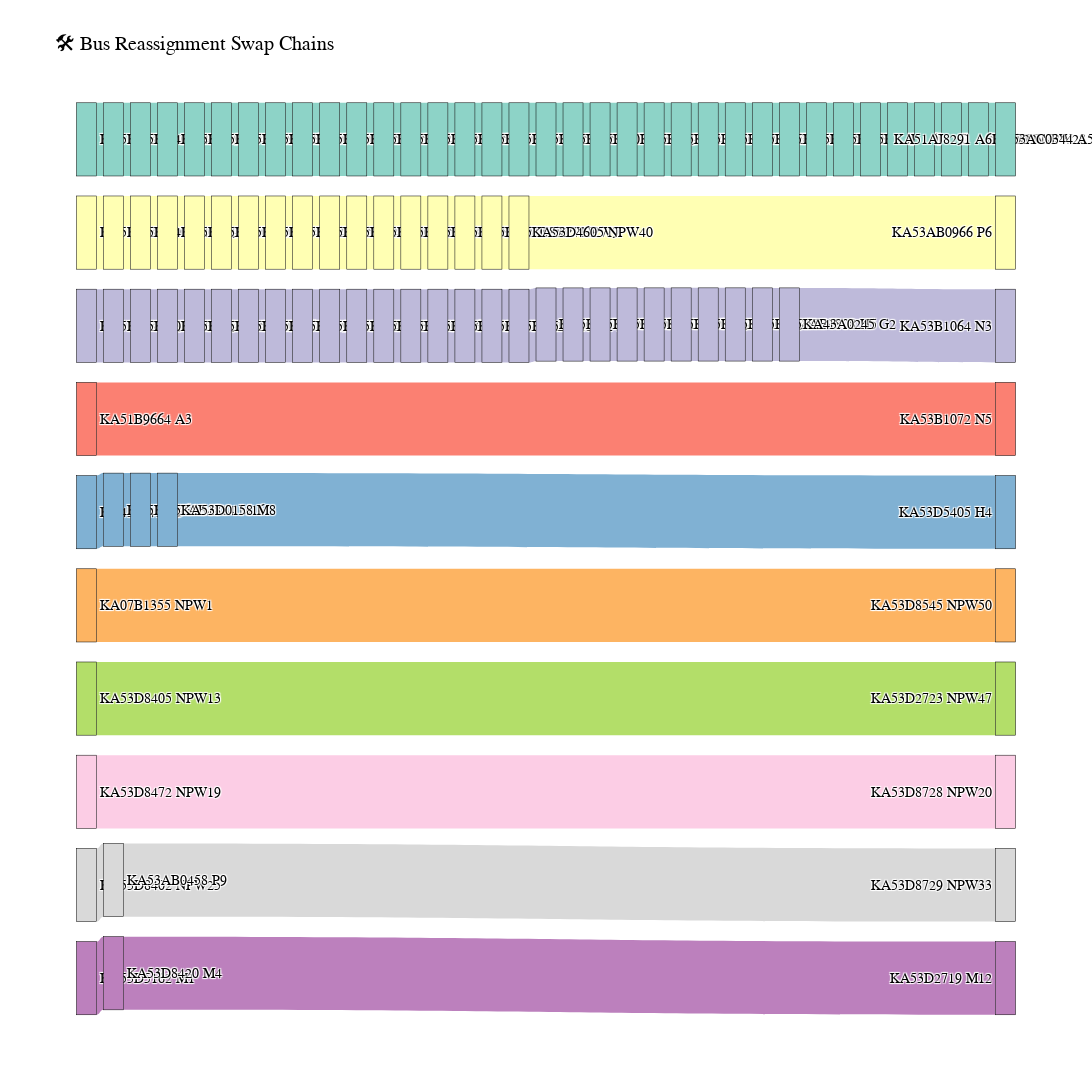

This figure's notebook cell:
### Code cell
import plotly.graph_objects as go
import plotly.colors as pc

# Dummy example assuming chains and driver_df are defined
num_chains = len(chains)
colors = pc.qualitative.Set3 * (num_chains // len(pc.qualitative.Set3) + 1)
colors = colors[:num_chains]

nodes = []
links = []
node_labels = []
node_colors = []
label_index = {}
node_id = 0

for idx, chain in enumerate(chains):
    color = colors[idx]
    for i, bus in enumerate(chain):
        label = f"{bus}\n{driver_df.loc[bus, 'route']}" if bus in driver_df.index else bus
        if label not in label_index:
            label_index[label] = node_id
            node_labels.append(label)
            node_colors.append(color)
            node_id += 1
        if i > 0:
            links.append({
                'source': label_index[prev_label],
                'target': label_index[label],
                'value': 1,
                'color': color
            })
        prev_label = label

fig = go.Figure(data=[go.Sankey(
    arrangement="snap",
    node=dict(
        pad=20,
        thickness=20,
        line=dict(color="black", width=0.5),
        label=node_labels,
        color=node_colors,
    ),
    link=dict(
        source=[l['source'] for l in links],
        target=[l['target'] for l in links],
        value=[l['value'] for l in links],
        color=[l['color'] for l in links],
        hovertemplate='From %{source.label} to %{target.label}'
    )
)])

fig.update_layout(
    title_text="🛠️ Bus Reassignment Swap Chains",
    font=dict(size=14, color="black", family="Arial"),  # ✅ Here instead of node
    width=1600,
    height=max(500, len(node_labels) * 15),
    paper_bgcolor="white",
    plot_bgcolor="white",
)

fig.show()

### Figure 1 — Plotly figure (JSON) as saved in the notebook; plotly's stock layout.template omitted (floating-point values rounded to 4 significant figures)
{"data": [{"arrangement": "snap", "link": {"color": ["rgb(141,211,199)", "rgb(141,211,199)", "rgb(141,211,199)", "rgb(141,211,199)", "rgb(141,211,199)", "rgb(141,211,199)", "rgb(141,211,199)", "rgb(141,211,199)", "rgb(141,211,199)", "rgb(141,211,199)", "rgb(141,211,199)", "rgb(141,211,199)", "rgb(141,211,199)", "rgb(141,211,199)", "rgb(141,211,199)", "rgb(141,211,199)", "rgb(141,211,199)", "rgb(141,211,199)", "rgb(141,211,199)", "rgb(141,211,199)", "rgb(141,211,199)", "rgb(141,211,199)", "rgb(141,211,199)", "rgb(141,211,199)", "rgb(141,211,199)", "rgb(141,211,199)", "rgb(141,211,199)", "rgb(141,211,199)", "rgb(141,211,199)", "rgb(141,211,199)", "rgb(141,211,199)", "rgb(141,211,199)", "rgb(141,211,199)", "rgb(141,211,199)", "rgb(255,255,179)", "rgb(255,255,179)", "rgb(255,255,179)", "rgb(255,255,179)", "rgb(255,255,179)", "rgb(255,255,179)", "rgb(255,255,179)", "rgb(255,255,179)", "rgb(255,255,179)", "rgb(255,255,179)", "rgb(255,255,179)", "rgb(255,255,179)", "rgb(255,255,179)", "rgb(255,255,179)", "rgb(255,255,179)", "rgb(255,255,179)", "rgb(255,255,179)", "rgb(190,186,218)", "rgb(190,186,218)", "rgb(190,186,218)", "rgb(190,186,218)", "rgb(190,186,218)", "rgb(190,186,218)", "rgb(190,186,218)", "rgb(190,186,218)", "rgb(190,186,218)", "rgb(190,186,218)", "rgb(190,186,218)", "rgb(190,186,218)", "rgb(190,186,218)", "rgb(190,186,218)", "rgb(190,186,218)", "rgb(190,186,218)", "rgb(190,186,218)", "rgb(190,186,218)", "rgb(190,186,218)", "rgb(190,186,218)", "rgb(190,186,218)", "rgb(190,186,218)", "rgb(190,186,218)", "rgb(190,186,218)", "rgb(190,186,218)", "rgb(190,186,218)", "rgb(190,186,218)", "rgb(251,128,114)", "rgb(128,177,211)", "rgb(128,177,211)", "rgb(128,177,211)", "rgb(128,177,211)", "rgb(253,180,98)", "rgb(179,222,105)", "rgb(252,205,229)", "rgb(217,217,217)", "rgb(217,217,217)", "rgb(188,128,189)", "rgb(188,128,189)"], "hovertemplate": "From %{source.label} to %{target.label}", "source": [0, 1, 2, 3, 4, 5, 6, 7, 8, 9, 10, 11, 12, 13, 14, 15, 16, 17, 18, 19, 20, 21, 22, 23, 24, 25, 26, 27, 28, 29, 30, 31, 32, 33, 35, 36, 37, 38, 39, 40, 41, 42, 43, 44, 45, 46, 47, 48, 49, 50, 51, 53, 54, 55, 56, 57, 58, 59, 60, 61, 62, 63, 64, 65, 66, 67, 68, 69, 70, 71, 72, 73, 74, 75, 76, 77, 78, 79, 81, 83, 84, 85, 86, 88, 90, 92, 94, 95, 97, 98], "target": [1, 2, 3, 4, 5, 6, 7, 8, 9, 10, 11, 12, 13, 14, 15, 16, 17, 18, 19, 20, 21, 22, 23, 24, 25, 26, 27, 28, 29, 30, 31, 32, 33, 34, 36, 37, 38, 39, 40, 41, 42, 43, 44, 45, 46, 47, 48, 49, 50, 51, 52, 54, 55, 56, 57, 58, 59, 60, 61, 62, 63, 64, 65, 66, 67, 68, 69, 70, 71, 72, 73, 74, 75, 76, 77, 78, 79, 80, 82, 84, 85, 86, 87, 89, 91, 93, 95, 96, 98, 99], "value": [1, 1, 1, 1, 1, 1, 1, 1, 1, 1, 1, 1, 1, 1, 1, 1, 1, 1, 1, 1, 1, 1, 1, 1, 1, 1, 1, 1, 1, 1, 1, 1, 1, 1, 1, 1, 1, 1, 1, 1, 1, 1, 1, 1, 1, 1, 1, 1, 1, 1, 1, 1, 1, 1, 1, 1, 1, 1, 1, 1, 1, 1, 1, 1, 1, 1, 1, 1, 1, 1, 1, 1, 1, 1, 1, 1, 1, 1, 1, 1, 1, 1, 1, 1, 1, 1, 1, 1, 1, 1]}, "node": {"color": ["rgb(141,211,199)", "rgb(141,211,199)", "rgb(141,211,199)", "rgb(141,211,199)", "rgb(141,211,199)", "rgb(141,211,199)", "rgb(141,211,199)", "rgb(141,211,199)", "rgb(141,211,199)", "rgb(141,211,199)", "rgb(141,211,199)", "rgb(141,211,199)", "rgb(141,211,199)", "rgb(141,211,199)", "rgb(141,211,199)", "rgb(141,211,199)", "rgb(141,211,199)", "rgb(141,211,199)", "rgb(141,211,199)", "rgb(141,211,199)", "rgb(141,211,199)", "rgb(141,211,199)", "rgb(141,211,199)", "rgb(141,211,199)", "rgb(141,211,199)", "rgb(141,211,199)", "rgb(141,211,199)", "rgb(141,211,199)", "rgb(141,211,199)", "rgb(141,211,199)", "rgb(141,211,199)", "rgb(141,211,199)", "rgb(141,211,199)", "rgb(141,211,199)", "rgb(141,211,199)", "rgb(255,255,179)", "rgb(255,255,179)", "rgb(255,255,179)", "rgb(255,255,179)", "rgb(255,255,179)", "rgb(255,255,179)", "rgb(255,255,179)", "rgb(255,255,179)", "rgb(255,255,179)", "rgb(255,255,179)", "rgb(255,255,179)", "rgb(255,255,179)", "rgb(255,255,179)", "rgb(255,255,179)", "rgb(255,255,179)", "rgb(255,255,179)", "rgb(255,255,179)", "rgb(255,255,179)", "rgb(190,186,218)", "rgb(190,186,218)", "rgb(190,186,218)", "rgb(190,186,218)", "rgb(190,186,218)", "rgb(190,186,218)", "rgb(190,186,218)", "rgb(190,186,218)", "rgb(190,186,218)", "rgb(190,186,218)", "rgb(190,186,218)", "rgb(190,186,218)", "rgb(190,186,218)", "rgb(190,186,218)", "rgb(190,186,218)", "rgb(190,186,218)", "rgb(190,186,218)", "rgb(190,186,218)", "rgb(190,186,218)", "rgb(190,186,218)", "rgb(190,186,218)", "rgb(190,186,218)", "rgb(190,186,218)", "rgb(190,186,218)", "rgb(190,186,218)", "rgb(190,186,218)", "rgb(190,186,218)", "rgb(190,186,218)", "rgb(251,128,114)", "rgb(251,128,114)", "rgb(128,177,211)", "rgb(128,177,211)", "rgb(128,177,211)", "rgb(128,177,211)", "rgb(128,177,211)", "rgb(253,180,98)", "rgb(253,180,98)", "rgb(179,222,105)", "rgb(179,222,105)", "rgb(252,205,229)", "rgb(252,205,229)", "rgb(217,217,217)", "rgb(217,217,217)", "rgb(217,217,217)", "rgb(188,128,189)", "rgb(188,128,189)", "rgb(188,128,189)"], "label": ["KA51AJ8295\nA7", "KA53D0166\nM2", "KA439842\nG4", "KA53AB9107\nNPW5", "KA53D8404\nNPW6", "KA53AB1810\nH1", "KA53D2897\nNPW46", "KA53AB0969\nP2", "KA53AB0468\nP5", "KA53D8551\nNPW32", "KA53D8547\nNPW8", "KA53D8477\nNPW45", "KA53D8403\nNPW14", "KA53D8548\nNPW52", "KA53AB0965\nP10", "KA53AB0464\nP1", "KA53D8542\nNPW39", "KA53D8543\nNPW18", "KA53D8724\nT3", "KA07B1354\nNPW10", "KA53D2958\nM10", "KA53D8474\nT4", "KA53D5164\nNPW35", "KA53D8722\nNPW15", "KA53B1075\nN18", "KA53D8400\nNPW44", "KA53D8550\nNPW29", "KA53D2898\nNPW31", "KA53AB9116\nNPW43", "KA53AB9122\nNPW51", "KA07A9086\nM9", "KA53D8541\nNPW34", "KA53D2722\nNPW28", "KA53AC0344\nA5", "KA51AJ8291\nA6", "KA51AJ8298\nA4", "KA53AB0467\nP3", "KA439840\nG1", "KA50A5968\nH2", "KA53AB0460\nP4", "KA53AB0967\nP13", "KA53D8476\nT1", "KA53D8480\nNPW2", "KA53D8537\nNPW24", "KA53D8475\nNPW49", "KA53D5163\nNPW48", "KA53D8539\nNPW38", "KA51AJ8288\nNPW17", "KA53D2899\nNPW42", "KA53D8720\nNPW22", "KA53D8727\nNPW9", "KA53D4605\nNPW40", "KA53AB0966\nP6", "KA51AJ8296\nA8", "KA53B6963\nG5", "KA07A9089\nM15", "KA53B6964\nM14", "KA53D8546\nT6", "KA53AB0466\nP7", "KA53D2720\nNPW37", "KA53AB9114\nNPW16", "KA53D8470\nT2", "KA53D8471\nNPW11", "KA53D8399\nNPW26", "KA53D5167\nNPW21", "KA53D4604\nNPW30", "KA53AB0463\nP12", "KA53D8726\nNPW4", "KA53D0153\nN4", "KA53AB0462\nP8", "KA53D8723\nNPW3", "KA53AB1811\nH3", "KA53AC0345\nA2", "KA53B1061\nN23", "KA53AC0634\nC1", "KA53B0960\nN6", "KA53D5165\nM7", "KA53B0958\nN8", "KA53AB1808\nH5", "KA43A0245\nG2", "KA53B1064\nN3", "KA51B9664\nA3", "KA53B1072\nN5", "KA439841\nG3", "KA53B6965\nM3", "KA53AB1814\nM16", "KA53D0158\nM8", "KA53D5405\nH4", "KA07B1355\nNPW1", "KA53D8545\nNPW50", "KA53D8405\nNPW13", "KA53D2723\nNPW47", "KA53D8472\nNPW19", "KA53D8728\nNPW20", "KA53D8402\nNPW25", "KA53AB0458\nP9", "KA53D8729\nNPW33", "KA53D5162\nM1", "KA53D8420\nM4", "KA53D2719\nM12"], "line": {"color": "black", "width": 0.5}, "pad": 20, "thickness": 20, "x": [0.006944, 0.03595, 0.06495, 0.09395, 0.123, 0.152, 0.181, 0.21, 0.239, 0.268, 0.297, 0.326, 0.355, 0.384, 0.413, 0.442, 0.471, 0.5, 0.529, 0.558, 0.587, 0.616, 0.645, 0.674, 0.703, 0.732, 0.761, 0.79, 0.819, 0.848, 0.877, 0.906, 0.935, 0.9641, 0.9931, 0.006944, 0.03595, 0.06495, 0.09395, 0.123, 0.152, 0.181, 0.21, 0.239, 0.268, 0.297, 0.326, 0.355, 0.384, 0.413, 0.442, 0.471, 0.9931, 0.006944, 0.03595, 0.06495, 0.09395, 0.123, 0.152, 0.181, 0.21, 0.239, 0.268, 0.297, 0.326, 0.355, 0.384, 0.413, 0.442, 0.471, 0.5, 0.529, 0.558, 0.587, 0.616, 0.645, 0.674, 0.703, 0.732, 0.761, 0.9931, 0.006944, 0.9931, 0.006944, 0.03595, 0.06495, 0.09395, 0.9931, 0.006944, 0.9931, 0.006944, 0.9931, 0.006944, 0.9931, 0.006944, 0.03595, 0.9931, 0.006944, 0.03595, 0.9931], "y": [0.04318, 0.04318, 0.04318, 0.04318, 0.04318, 0.04318, 0.04318, 0.04318, 0.04318, 0.04318, 0.04318, 0.04318, 0.04318, 0.04318, 0.04318, 0.04318, 0.04318, 0.04318, 0.04318, 0.04318, 0.04318, 0.04318, 0.04318, 0.04318, 0.04318, 0.04318, 0.04318, 0.04318, 0.04318, 0.04318, 0.04318, 0.04318, 0.04318, 0.04318, 0.04318, 0.1447, 0.1447, 0.1447, 0.1447, 0.1447, 0.1447, 0.1447, 0.1447, 0.1447, 0.1447, 0.1447, 0.1447, 0.1447, 0.1447, 0.1447, 0.1447, 0.1447, 0.1447, 0.2462, 0.2462, 0.2462, 0.2462, 0.2462, 0.2462, 0.2462, 0.2462, 0.2462, 0.2462, 0.2462, 0.2462, 0.2462, 0.2462, 0.2462, 0.2462, 0.2462, 0.2462, 0.2462, 0.2462, 0.2461, 0.2461, 0.2461, 0.2461, 0.2461, 0.2461, 0.2462, 0.2462, 0.3477, 0.3477, 0.4492, 0.4492, 0.4492, 0.4492, 0.4492, 0.5508, 0.5508, 0.6523, 0.6523, 0.7538, 0.7538, 0.8553, 0.8553, 0.8553, 0.9568, 0.9568, 0.9568]}, "type": "sankey"}], "layout": {"font": {"color": "black", "family": "Arial", "size": 14}, "height": 1500, "paper_bgcolor": "white", "plot_bgcolor": "white", "title": {"text": "🛠️ Bus Reassignment Swap Chains"}, "width": 1600}}
